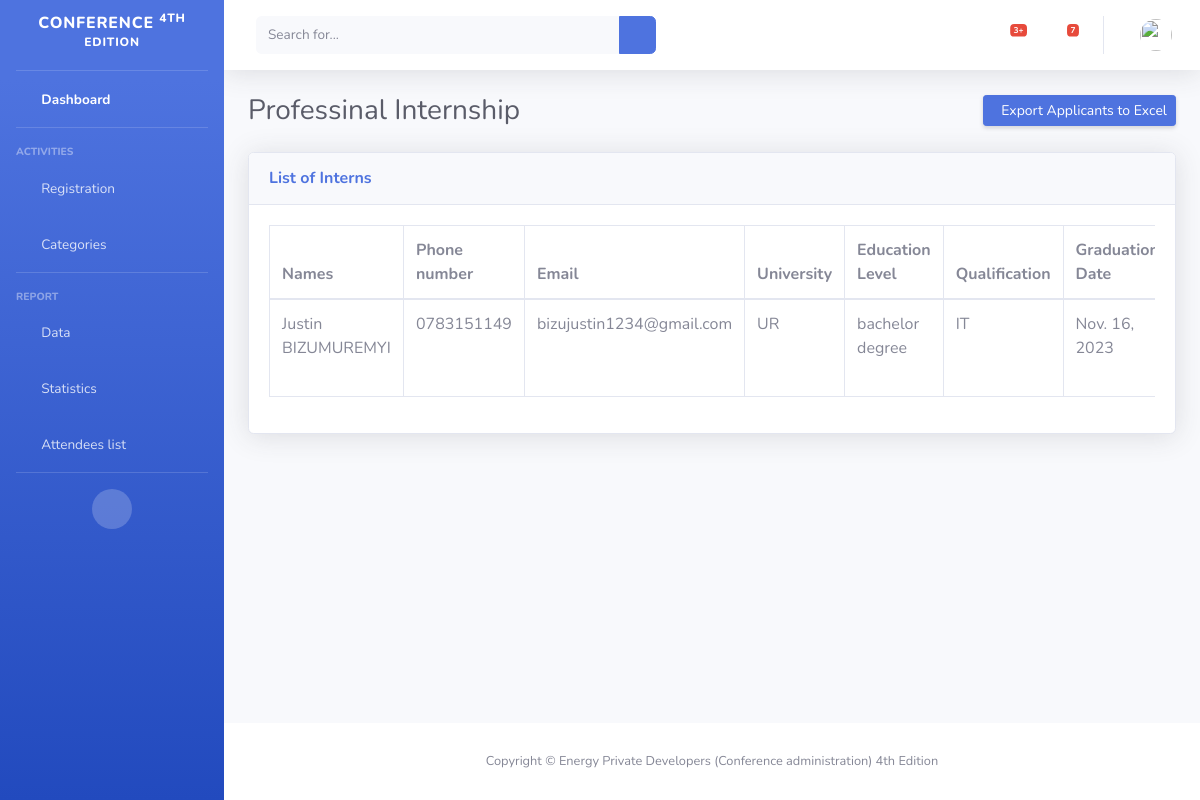
/administration/internship, run on the app's committed database.
### conference_planning/models.py (models this page shows, shortened)
class Interns(models.Model):
    Host_Company = models.ForeignKey(internship_document, on_delete=models.CASCADE)
    STATUS_CHOICES = [
        ('advanced diploma', 'Advanced Diploma'),
        ('bachelor degree', 'Bachelor Degree'),
        ('master degree', 'Master Degree'),
    ]
    Full_Name = models.CharField(max_length=250)
    Email = models.EmailField()
    ID_number = models.CharField(max_length=50)
    Phone = models.CharField(max_length=20)
    Country = models.CharField(max_length=100)
    University = models.CharField(max_length=100)
    Education_level = models.CharField(max_length=100, choices=STATUS_CHOICES, default='choose your category')
    Qualification = models.CharField(max_length=100)
    Graduation_date = models.DateField()
    Degree = models.FileField(upload_to='uploads/')
    Resume = models.FileField(upload_to='uploads/')
    Other_documents = models.FileField(upload_to='uploads/', blank=True, null=True)
    registered_on = models.DateTimeField(auto_now_add=True)
    class Meta:
        verbose_name_plural = 'Interns'

### conference_planning/views.py (the view)
# urls.py: path('internship', views.interns, name='interns'),
def interns(request):
    interns_list = Interns.objects.all().order_by('id')
    context = {'interns': interns_list}
    return render(request, 'conference_planning/administration/internship.html', context)

### conference_planning/models.py (called while the page is built)
    def __str__(self) -> str:
        return self.company_name

### conference_planning/templates/conference_planning/administration/internship.html (shortened to what this page needs)
{% load static %}
<!DOCTYPE html>
<html lang="en">
<head>
    <link href="{% static 'administration/vendor/fontawesome-free/css/all.min.css' %}" rel="stylesheet" type="text/css">
    <link href="{% static 'administration/css/sb-admin-2.min.css' %}" rel="stylesheet">
</head>
<body id="page-top">
 <div id="wrapper">
    <ul class="navbar-nav bg-gradient-primary sidebar sidebar-dark accordion" id="accordionSidebar">
        <a class="sidebar-brand d-flex align-items-center justify-content-center" href="{% url 'administration:dashboard' %}">
            <div class="sidebar-brand-text mx-3">Conference <sup>4Th Edition</sup></div>
        </a>
        <hr class="sidebar-divider my-0">
        <li class="nav-item active">
            <a class="nav-link" href="{% url 'administration:dashboard' %}">
                <i class="fas fa-fw fa-tachometer-alt"></i>
                <span>Dashboard</span></a>
        </li>
        <hr class="sidebar-divider">
        <div class="sidebar-heading">
            Activities
        </div>
        <li class="nav-item">
            <a class="nav-link collapsed" href="#" data-toggle="collapse" data-target="#collapseTwo"
                aria-expanded="true" aria-controls="collapseTwo">
                <i class="fas fa-fw fa-cog"></i>
                <span>Registration</span>
            </a>
        </li>
        <li class="nav-item">
            <a class="nav-link collapsed" href="#" data-toggle="collapse" data-target="#collapseUtilities"
                aria-expanded="true" aria-controls="collapseUtilities">
                <i class="fas fa-fw fa-wrench"></i>
                <span>Categories</span>
            </a>
        </li>
        <hr class="sidebar-divider">
        <div class="sidebar-heading">
            Report
        </div>
        <li class="nav-item">
            <a class="nav-link collapsed" href="#" data-toggle="collapse" data-target="#collapsePages"
                aria-expanded="true" aria-controls="collapsePages">
                <i class="fas fa-fw fa-folder"></i>
                <span>Data</span>
            </a>
        </li>
        <li class="nav-item">
            <a class="nav-link" href="#">
                <i class="fas fa-fw fa-chart-area"></i>
                <span>Statistics</span></a>
        </li>
        <li class="nav-item">
            <a class="nav-link" href="{% url 'administration:attendees' %}">
                <i class="fas fa-fw fa-table"></i>
                <span>Attendees list</span></a>
        </li>
        <hr class="sidebar-divider d-none d-md-block">
        <div class="text-center d-none d-md-inline">
            <button class="rounded-circle border-0" id="sidebarToggle"></button>
        </div>
    </ul>
        <div id="content-wrapper" class="d-flex flex-column">
            <div id="content">
                <nav class="navbar navbar-expand navbar-light bg-white topbar mb-4 static-top shadow">
                    <form
                        class="d-none d-sm-inline-block form-inline mr-auto ml-md-3 my-2 my-md-0 mw-100 navbar-search">
                        <div class="input-group">
                            <input type="text" class="form-control bg-light border-0 small" placeholder="Search for..."
                                aria-label="Search" aria-describedby="basic-addon2">
                            <div class="input-group-append">
                                <button class="btn btn-primary" type="button">
                                    <i class="fas fa-search fa-sm"></i>
                                </button>
                            </div>
                        </div>
                    </form>
                    <ul class="navbar-nav ml-auto">
                        <li class="nav-item dropdown no-arrow mx-1">
                            <a class="nav-link dropdown-toggle" href="#" id="alertsDropdown" role="button"
                                data-toggle="dropdown" aria-haspopup="true" aria-expanded="false">
                                <i class="fas fa-bell fa-fw"></i>
                                <span class="badge badge-danger badge-counter">3+</span>
                            </a>
                        </li>
                        <li class="nav-item dropdown no-arrow mx-1">
                            <a class="nav-link dropdown-toggle" href="#" id="messagesDropdown" role="button"
                                data-toggle="dropdown" aria-haspopup="true" aria-expanded="false">
                                <i class="fas fa-envelope fa-fw"></i>
                                <span class="badge badge-danger badge-counter">7</span>
                            </a>
                        </li>
                        <li class="nav-item dropdown no-arrow">
                            <a class="nav-link dropdown-toggle" href="#" id="userDropdown" role="button"
                                data-toggle="dropdown" aria-haspopup="true" aria-expanded="false">
                                <img class="img-profile rounded-circle"
                                    src="{% static 'administration/img/undraw_profile.svg' %}">
                            </a>
                        </li>
                    </ul>
                </nav>
                <div class="container-fluid">
                    <div class="d-sm-flex align-items-center justify-content-between mb-4">
                        <h1 class="h3 mb-0 text-gray-800">Professinal Internship</h1>
                        <form  action="{% url 'administration:export_applicants_to_excel' %}" method="get" enctype="multipart/form-data">
                            <button type="submit" class="d-none d-sm-inline-block btn btn-sm btn-primary shadow-sm"><i
                                class="fas fa-download fa-sm text-white-50"></i>Export Applicants to Excel</button>
                        </form>
                    </div>
                    <div class="card shadow mb-4">
                        <div class="card-header py-3">
                            <h6 class="m-0 font-weight-bold text-primary">List of Interns</h6>
                        </div>
                        <div class="card-body">
                            <div class="table-responsive">
                                <table class="table table-bordered" id="dataTable" width="100%" cellspacing="0">
                                    <thead>
                                        <tr>
                                            <th>Names</th>
                                            <th>Phone number</th>
                                            <th>Email</th>
                                            <th>University</th>
                                            <th>Education Level</th>
                                            <th>Qualification</th>
                                            <th>Graduation Date</th>
                                        </tr>
                                    </thead>
                                    <tbody>
                                        {% for intern in interns %}
                                        <tr>
                                            <td>{{ intern.Full_Name }}</td>
                                            <td>{{ intern.Phone }}</td>
                                            <td>{{ intern.Email }}</td>
                                            <td>{{ intern.University }}</td>
                                            <td>{{ intern.Education_level }}</td>
                                            <td>{{ intern.Qualification}}</td>
                                            <td>{{ intern.Graduation_date}}</td>
                                        </tr>
                                        {% endfor %}
                                    </tbody>
                                </table>
                            </div>
                        </div>
                    </div>
                </div>
            </div>
            <footer class="sticky-footer bg-white">
                <div class="container my-auto">
                    <div class="copyright text-center my-auto">
                        <span>Copyright &copy; Energy Private Developers (Conference administration) 4th Edition</span>
                    </div>
                </div>
            </footer>
        </div>
    </div>
</body>
</html>

### data on the page
Interns: Full_Name "Justin BIZUMUREMYI", Phone "0783151149", Email "bizujustin1234@gmail.com", University "UR", Education_level "bachelor degree", Qualification "IT", Graduation_date "Nov. 16, 2023"
